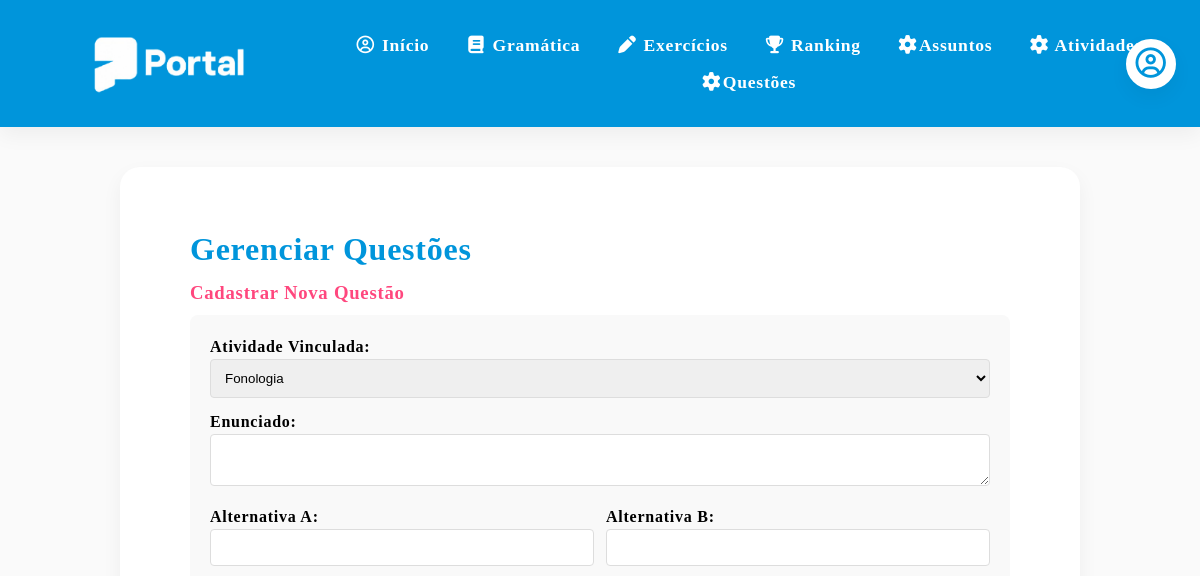
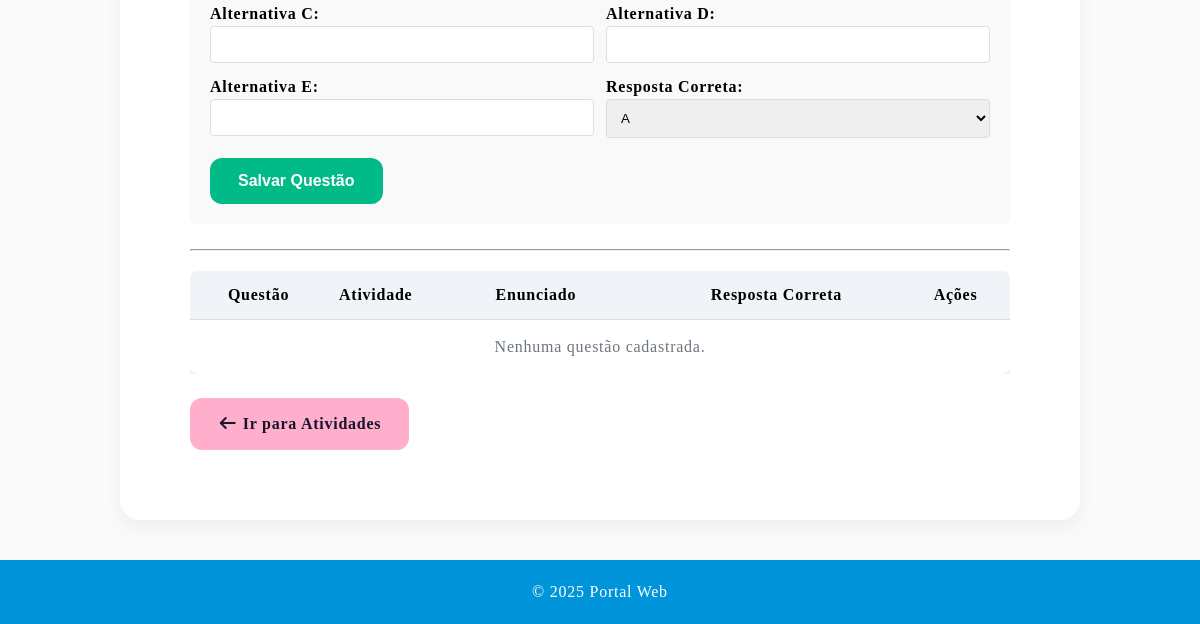
The page /listar_questoes?pagina=2 on the database as committed earlier (2 pictures, top to bottom).
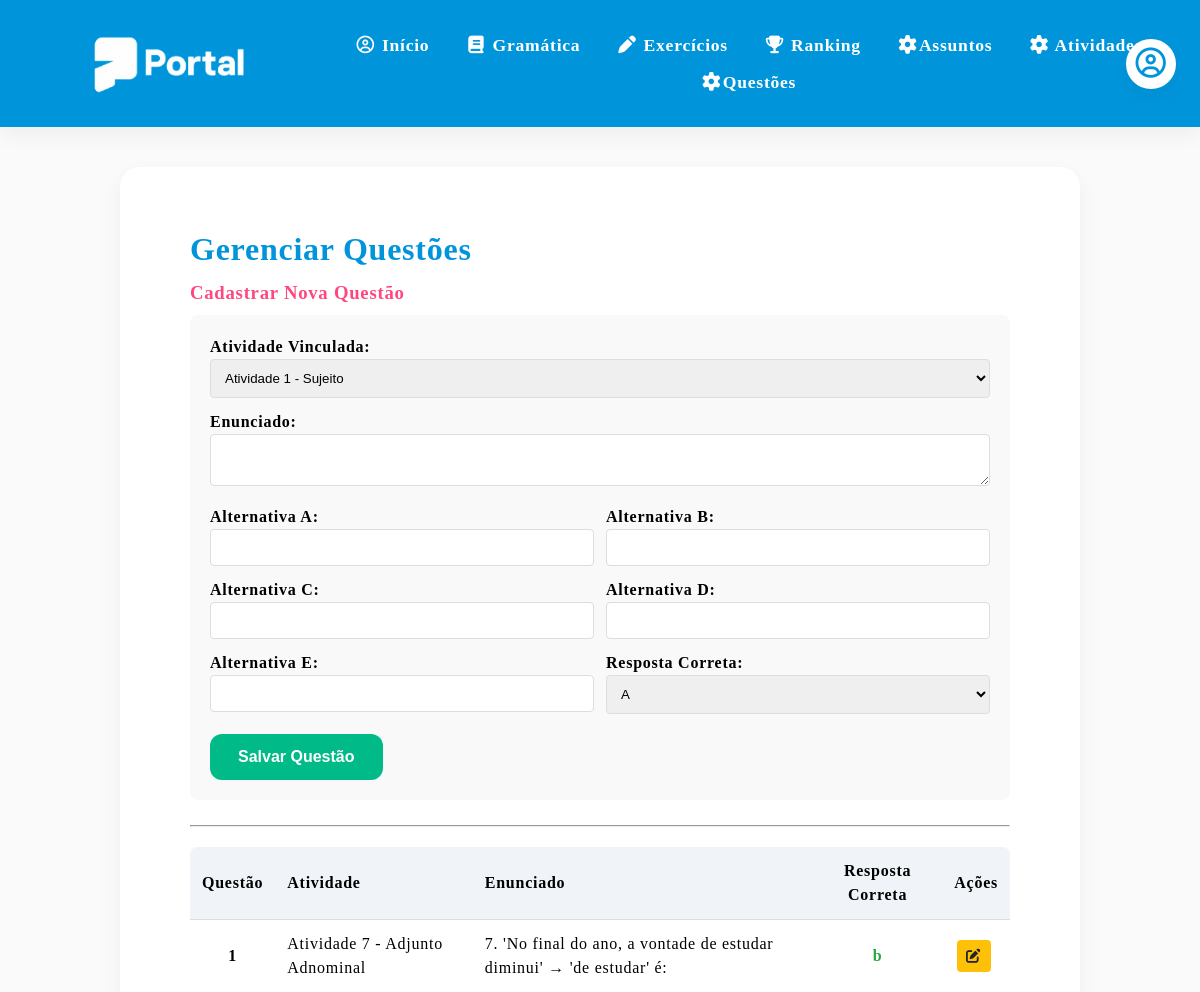
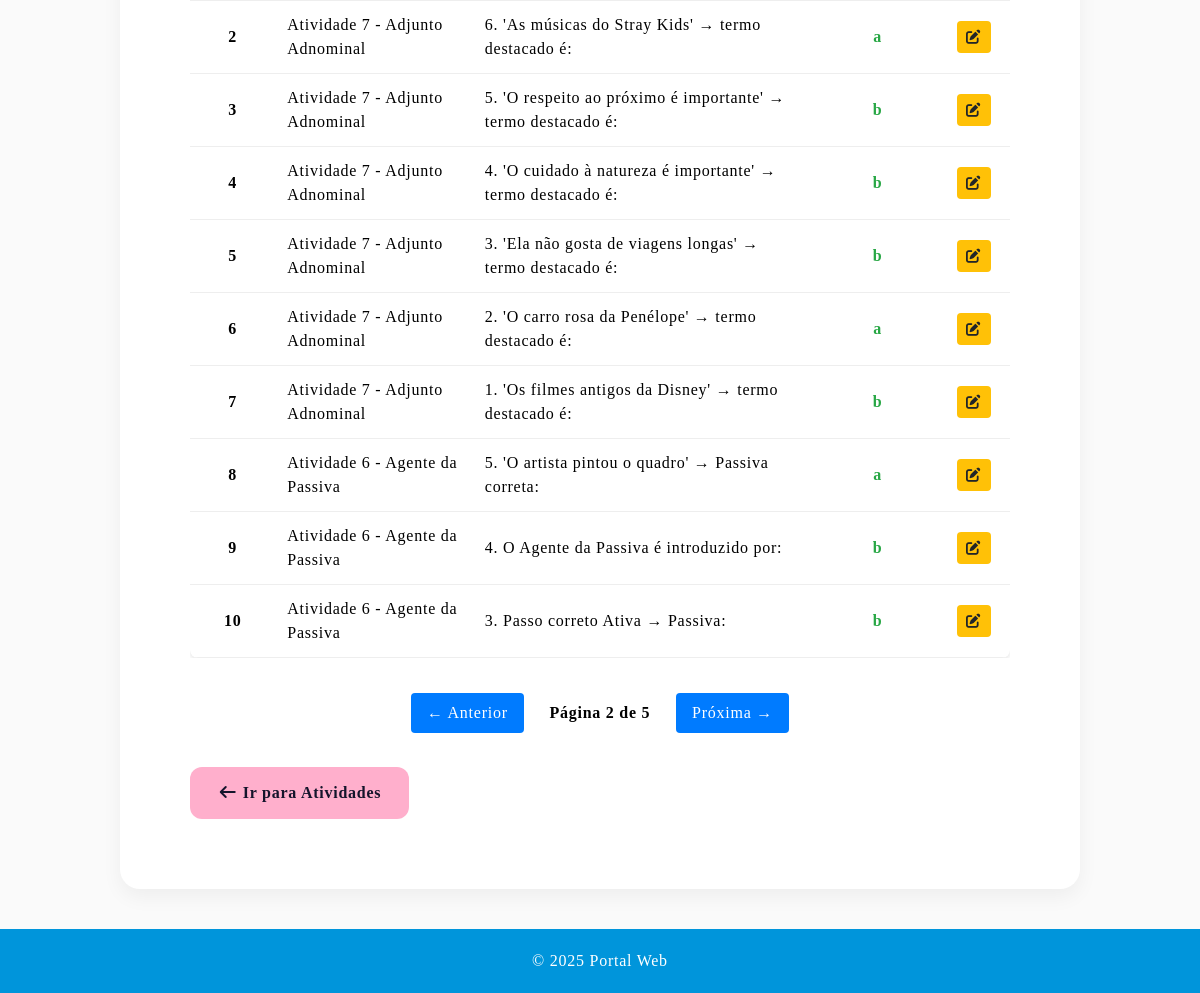
The same page on the database as committed later (2 pictures, top to bottom).
### models.py (models this page shows)
class Questao(db.Model):
    __tablename__ = "questao"
    id = db.Column(db.Integer, primary_key=True)
    enunciado = db.Column(db.Text, nullable=False)
    alternativa_a = db.Column(db.Text, nullable=True)
    alternativa_b = db.Column(db.Text, nullable=True)
    alternativa_c = db.Column(db.Text, nullable=True)
    alternativa_d = db.Column(db.Text, nullable=True)
    alternativa_e = db.Column(db.Text, nullable=True)
    resposta_correta = db.Column(db.String(1), nullable=True)
    atividade_id = db.Column(db.Integer, db.ForeignKey("atividade.id"), nullable=False)
    atividade = db.relationship("Atividade", back_populates="questoes")

class Atividade(db.Model):
    __tablename__ = "atividade"
    id = db.Column(db.Integer, primary_key=True)
    nome = db.Column(db.String(150), nullable=True)
    dificuldade = db.Column(db.String(50), nullable=True)
    assunto_id = db.Column(db.Integer, db.ForeignKey("assunto.id"), nullable=False)
    assunto = db.relationship("Assunto", back_populates="atividades")
    questoes = db.relationship("Questao", back_populates="atividade", lazy=True, cascade="all, delete-orphan")

### rotas.py (the view, shortened to what this page needs)
    @app.route('/listar_questoes', methods=['GET', 'POST'])
    def listar_questoes():
        redir = verificar_professor()
        if redir: return redir
        form = QuestaoForm()
        form.atividade_id.choices = [(a.id, a.nome) for a in QuestaoServico.listar_atividades()]
        pagina = request.args.get('pagina', 1, type=int)
        questoes_paginado = QuestaoServico.listar_paginado(pagina)
        return render_template("listar_questoes.html", questoes=questoes_paginado.items, form=form, paginacao=questoes_paginado)

### formularios.py
class QuestaoForm(FlaskForm):
    enunciado = TextAreaField('Enunciado', validators=[
        DataRequired(message="O enunciado é obrigatório."),
        Length(min=10, message="Mínimo de 10 caracteres.")
    ])
    alternativa_a = StringField('Alternativa A', validators=[DataRequired()])
    alternativa_b = StringField('Alternativa B', validators=[DataRequired()])
    alternativa_c = StringField('Alternativa C', validators=[DataRequired()])
    alternativa_d = StringField('Alternativa D', validators=[DataRequired()])
    alternativa_e = StringField('Alternativa E', validators=[DataRequired()])
    resposta_correta = SelectField('Resposta Correta', choices=[
        ('A', 'A'), ('B', 'B'), ('C', 'C'), ('D', 'D'), ('E', 'E')
    ], validators=[DataRequired()])
    atividade_id = SelectField('Atividade Vinculada', coerce=int, validators=[
        DataRequired(message="Selecione uma atividade.")
    ])
    submit = SubmitField('Salvar Questão')

### rotas.py (called while the page is built, shortened)
def verificar_professor():
    return None

### servicos/questao_servico.py (called while the page is built)
    @staticmethod
    def listar_paginado(pagina=1):
        itens_por_pagina = current_app.config['ITENS_POR_PAGINA']
        return Questao.query.order_by(Questao.id.desc()).paginate(
            page=pagina,
            per_page=itens_por_pagina,
            error_out=False
        )

    @staticmethod
    def listar_atividades():
        return Atividade.query.all()

### templates/listar_questoes.html (shortened to what this page needs)
{% extends "base.html" %}
{% block conteudo %}
        <section class="section">
            <h2>Gerenciar Questões</h2>
            <h3>Cadastrar Nova Questão</h3>
            <form method="POST" style="background: #f9f9f9; padding: 20px; border-radius: 8px; margin-bottom: 25px;">
                <div style="margin-bottom: 12px;">
                    <label style="font-weight: 600;">{{ form.atividade_id.label }}:</label>
                    {{ form.atividade_id(style="width: 100%; padding: 10px; border-radius: 4px; border: 1px solid #ddd;") }}
                </div>
                <div style="margin-bottom: 12px;">
                    <label style="font-weight: 600;">{{ form.enunciado.label }}:</label>
                    {{ form.enunciado(rows="2", style="width: 100%; padding: 10px; border-radius: 4px; border: 1px solid #ddd;") }}
                </div>
                <div style="display: grid; grid-template-columns: 1fr 1fr; gap: 12px; margin-bottom: 12px;">
                    <div>
                        <label style="font-weight: 600;">{{ form.alternativa_a.label }}:</label>
                        {{ form.alternativa_a(style="width: 100%; padding: 10px; border-radius: 4px; border: 1px solid #ddd;") }}
                    </div>
                    <div>
                        <label style="font-weight: 600;">{{ form.alternativa_b.label }}:</label>
                        {{ form.alternativa_b(style="width: 100%; padding: 10px; border-radius: 4px; border: 1px solid #ddd;") }}
                    </div>
                    <div>
                        <label style="font-weight: 600;">{{ form.alternativa_c.label }}:</label>
                        {{ form.alternativa_c(style="width: 100%; padding: 10px; border-radius: 4px; border: 1px solid #ddd;") }}
                    </div>
                    <div>
                        <label style="font-weight: 600;">{{ form.alternativa_d.label }}:</label>
                        {{ form.alternativa_d(style="width: 100%; padding: 10px; border-radius: 4px; border: 1px solid #ddd;") }}
                    </div>
                    <div>
                        <label style="font-weight: 600;">{{ form.alternativa_e.label }}:</label>
                        {{ form.alternativa_e(style="width: 100%; padding: 10px; border-radius: 4px; border: 1px solid #ddd;") }}
                    </div>
                    <div>
                        <label style="font-weight: 600;">{{ form.resposta_correta.label }}:</label>
                        {{ form.resposta_correta(style="width: 100%; padding: 10px; border-radius: 4px; border: 1px solid #ddd;") }}
                    </div>
                </div>
                {{ form.submit(class="btn btn-salvar", style="margin-top: 8px;") }}
            </form>
            <hr>
            <div style="margin-top: 20px; overflow-x: auto;">
                <table style="width: 100%; border-collapse: collapse; background: #fff; border-radius: 8px; overflow: hidden; box-shadow: 0 2px 4px rgba(0,0,0,0.1);">
                    <thead>
                        <tr style="background: #f0f4f8;">
                            <th style="padding: 12px; text-align: center; border-bottom: 1px solid #ddd;">Questão</th>
                            <th style="padding: 12px; text-align: left; border-bottom: 1px solid #ddd;">Atividade</th>
                            <th style="padding: 12px; text-align: left; border-bottom: 1px solid #ddd;">Enunciado</th>
                            <th style="padding: 12px; text-align: center; border-bottom: 1px solid #ddd;">Resposta Correta</th>
                            <th style="padding: 12px; text-align: center; border-bottom: 1px solid #ddd;">Ações</th>
                        </tr>
                    </thead>
                    <tbody>
                        {% for q in questoes %}
                        <tr>
                            <td style="padding: 12px; border-bottom: 1px solid #eee; text-align: center; font-weight: bold;">{{ loop.index }}</td>
                            <td style="padding: 12px; border-bottom: 1px solid #eee;">{{ q.atividade.nome }}</td>
                            <td style="padding: 12px; border-bottom: 1px solid #eee;">{{ q.enunciado }}</td>
                            <td style="padding: 12px; border-bottom: 1px solid #eee; text-align: center; font-weight: bold; color: #28a745;">{{ q.resposta_correta }}</td>
                            <td style="padding: 12px; border-bottom: 1px solid #eee; text-align: center;">
                                <a href="{{ url_for('editar_questao', id=q.id) }}" class="btn" style="padding: 4px 8px; font-size: 0.9em; background: #ffc107; color: #212529; text-decoration: none; border-radius: 4px; margin-right: 5px;">
                                    <i class="fa-solid fa-pen-to-square"></i>
                                </a>
                            </td>
                        </tr>
                        {% else %}
                        <tr>
                            <td colspan="5" style="padding: 15px; text-align: center; color: #6c757d;">Nenhuma questão cadastrada.</td>
                        </tr>
                        {% endfor %}
                    </tbody>
                </table>
            </div>
            {% if paginacao.pages > 1 %}
            <div style="text-align: center; margin-top: 25px; padding: 10px;">
                {% if paginacao.has_prev %}
                <a href="{{ url_for('listar_questoes', pagina=paginacao.prev_num) }}"
                   style="padding: 8px 16px; margin: 0 5px; background: #007bff; color: white; border-radius: 4px; text-decoration: none; display: inline-block;">
                    ← Anterior
                </a>
                {% endif %}
                <span style="padding: 8px 16px; font-weight: bold;">
                    Página {{ paginacao.page }} de {{ paginacao.pages }}
                </span>
                {% if paginacao.has_next %}
                <a href="{{ url_for('listar_questoes', pagina=paginacao.next_num) }}"
                   style="padding: 8px 16px; margin: 0 5px; background: #007bff; color: white; border-radius: 4px; text-decoration: none; display: inline-block;">
                    Próxima →
                </a>
                {% endif %}
            </div>
            {% endif %}
            <br>
            <a href="{{ url_for('atividades') }}" class="btn btn-gramatica">
                <i class="fa-solid fa-arrow-left"></i> Ir para Atividades
            </a>
        </section>
{% endblock %}

### templates/base.html (shortened to what this page needs)
<!DOCTYPE html>
<html lang="pt-BR">
<head>
    <link rel="stylesheet" href="{{ url_for('static', filename='css/style.css', v=4) }}">
    <link rel="stylesheet" href="https://cdnjs.cloudflare.com/ajax/libs/font-awesome/7.0.1/css/all.min.css">
</head>
<body>
    <header class="cabecalho-usuario">
        <a href="{{url_for('index')}}">
            <img src="{{ url_for('static', filename='img/nova_logo.png') }}" alt="Logo" class="avatar-esquerda">
        </a>
        {% set usuario_logado = session.get("usuario_suap") %}
        <div class="header-auth-area">
            <details class="user-menu">
                <summary aria-label="Abrir menu do usuário">
                    {% if usuario_logado and usuario_logado.foto %}
                        <img src="{{ usuario_logado.foto }}" alt="Foto do usuário" class="user-photo">
                    {% else %}
                        <span class="user-photo user-photo-placeholder">
                            <i class="fa-regular fa-circle-user"></i>
                        </span>
                    {% endif %}
                </summary>
            </details>
        </div>
        <nav>
            <ul>
                <li><a href="{{ url_for('usuario') }}"><i class="fa-regular fa-circle-user"></i> Início</a></li>
                <li><a href="{{ url_for('gramatica') }}"><i class="fa-solid fa-book"></i> Gramática</a></li>
                <li><a href="{{ url_for('atividades') }}"><i class="fa-solid fa-pen"></i> Exercícios</a></li>
                <li><a href="{{ url_for('ranking') }}"><i class="fa-solid fa-trophy"></i> Ranking</a></li>
                    <li><a href="{{ url_for('listar_assuntos') }}"><i class="fa-solid fa-cog"></i>Assuntos</a></li>
                    <li><a href="{{ url_for('listar_atividades') }}"><i class="fa-solid fa-cog"></i> Atividades</a></li>
                    <li><a href="{{ url_for('listar_questoes') }}"><i class="fa-solid fa-cog"></i>Questões</a></li>
            </ul>
        </nav>
    </header>
    <main class="conteudo-usuario">
        {% block conteudo %}
        {% endblock %}
    </main>
    <footer>
        <div class="footer-content">
            <p>&copy; 2025 Portal Web</p>
        </div>
    </footer>
</body>
</html>

### static/css/style.css (style rules this page uses)
:root { --primary-blue: #0095DB; --secondary-blue: #D5F7FF; --primary-pink: #FFAFCC; --secondary-pink: #FFECF4; --pink: #FF477E; --mint-green: #DFFCF4; --success-green: #00966D; --soft-purple: #DDD0F8; --soft-yellow: #FFF0D4; --yellow: #F4B740; --bg-light: #FAFAFA; --gray-light: #EDEDED; --gray-medium: #D6D8E7; --text-dark: #14142B; --shadow-soft: 0 8px 20px rgba(0, 0, 0, 0.05); }
* { margin: 0; padding: 0; box-sizing: border-box; }
body { font-family: 'Basier Square'; font-weight: 400; font-size: 1.0em; line-height: 1.5em; letter-spacing: 0.75px; background-color: var(--bg-light); */ }
main { flex: 1; }
header { background: var(--primary-blue); color: white; padding: 20px; text-align: center; position: sticky; top: 0; z-index: 1000; box-shadow: var(--shadow-soft); }
.cabecalho-usuario { background: var(--primary-blue); color: white; padding: 15px 24px; position: relative; display: flex; align-items: center; min-height: 90px; }
.avatar-esquerda { height: 90px; width: auto; position: static; flex-shrink: 0; }
.cabecalho-usuario nav { flex: 1; display: flex; justify-content: center; }
.cabecalho-usuario nav ul { list-style: none; display: flex; justify-content: center; gap: 12px; margin: 0; padding: 0; flex-wrap: wrap; }
.cabecalho-usuario nav a { color: white; text-decoration: none; font-weight: 600; padding: 8px 12px; border-radius: 8px; transition: 0.3s; font-size: 1.1rem; }
.header-auth-area { position: absolute; right: 24px; top: 50%; transform: translateY(-50%); z-index: 2; }
.user-photo { width: 50px; height: 50px; border: 3px solid white; border-radius: 50%; object-fit: cover; background: white; box-shadow: var(--shadow-soft); }
.user-photo-placeholder { display: inline-flex; align-items: center; justify-content: center; color: var(--primary-blue); font-size: 1.9rem; }
.user-menu { position: relative; margin: 0; overflow: visible; background: transparent; box-shadow: none; }
.user-menu summary { display: block; padding: 0; border-radius: 50%; background: transparent; color: inherit; cursor: pointer; list-style: none; }
nav ul { list-style: none; display: flex; justify-content: center; gap: 20px; margin-top: 10px; }
nav a { color: white; text-decoration: none; font-weight: 600; padding: 8px 14px; border-radius: 8px; transition: 0.3s; }
.section { background: white; border-radius: 20px; padding: 70px; margin-bottom: 30px; box-shadow: var(--shadow-soft); transition: 0.3s; }
h2 { color: var(--primary-blue); margin-bottom: 20px; font-size: 2rem; }
h3 { color: var(--pink); margin-bottom: 10px; }
.btn { display: inline-block; background-color: var(--primary-blue); color: white; padding: 14px 28px; border-radius: 12px; text-decoration: none; font-weight: bold; border: none; cursor: pointer; transition: 0.3s; }
.btn-gramatica { background-color: var(--primary-pink); color: var(--text-dark); }
.btn-salvar { background-color: #00BA88; font-size: 1.0em; }
details { background: white; border-radius: 12px; margin-bottom: 15px; box-shadow: var(--shadow-soft); overflow: hidden; }
summary { padding: 15px; font-weight: 600; cursor: pointer; background: var(--primary-blue); color: white; }
.conteudo-usuario { max-width: 1000px; margin: 40px auto; padding: 0 20px; }
footer { background: var(--primary-blue); color: white; margin-top: auto; padding: 20px 0; }
.footer-content { max-width: 1000px; margin: auto; padding: 0 20px; display: flex; justify-content: center; align-items: center; gap: 30px; text-align: center; flex-wrap: wrap; }

Rows that differ between the two databases and show on the page:
added Questao: atividade.nome "Atividade 7 - Adjunto Adnominal", enunciado "7. 'No final do ano, a vontade de estudar diminui' → 'de estudar' é:", resposta_correta "b"
added Questao: atividade.nome "Atividade 7 - Adjunto Adnominal", enunciado "6. 'As músicas do Stray Kids' → termo destacado é:", resposta_correta "a"
added Questao: atividade.nome "Atividade 7 - Adjunto Adnominal", enunciado "5. 'O respeito ao próximo é importante' → termo destacado é:", resposta_correta "b"
added Questao: atividade.nome "Atividade 7 - Adjunto Adnominal", enunciado "4. 'O cuidado à natureza é importante' → termo destacado é:", resposta_correta "b"
added Questao: atividade.nome "Atividade 7 - Adjunto Adnominal", enunciado "3. 'Ela não gosta de viagens longas' → termo destacado é:", resposta_correta "b"
added Questao: atividade.nome "Atividade 7 - Adjunto Adnominal", enunciado "2. 'O carro rosa da Penélope' → termo destacado é:", resposta_correta "a"
added Questao: atividade.nome "Atividade 7 - Adjunto Adnominal", enunciado "1. 'Os filmes antigos da Disney' → termo destacado é:", resposta_correta "b"
added Questao: atividade.nome "Atividade 6 - Agente da Passiva", enunciado "5. 'O artista pintou o quadro' → Passiva correta:", resposta_correta "a"
added Questao: atividade.nome "Atividade 6 - Agente da Passiva", enunciado "4. O Agente da Passiva é introduzido por:", resposta_correta "b"
added Questao: atividade.nome "Atividade 6 - Agente da Passiva", enunciado "3. Passo correto Ativa → Passiva:", resposta_correta "b"
Other text that changed with them:
form field atividade_id: "Fonologia" → "Atividade 1 - Sujeito"
{{ paginacao.page }}: (not shown) → "2"
{{ paginacao.pages }}: (not shown) → "5"
text no longer shown: "Nenhuma questão cadastrada."
text now shown: "← Anterior Página de Próxima →"
